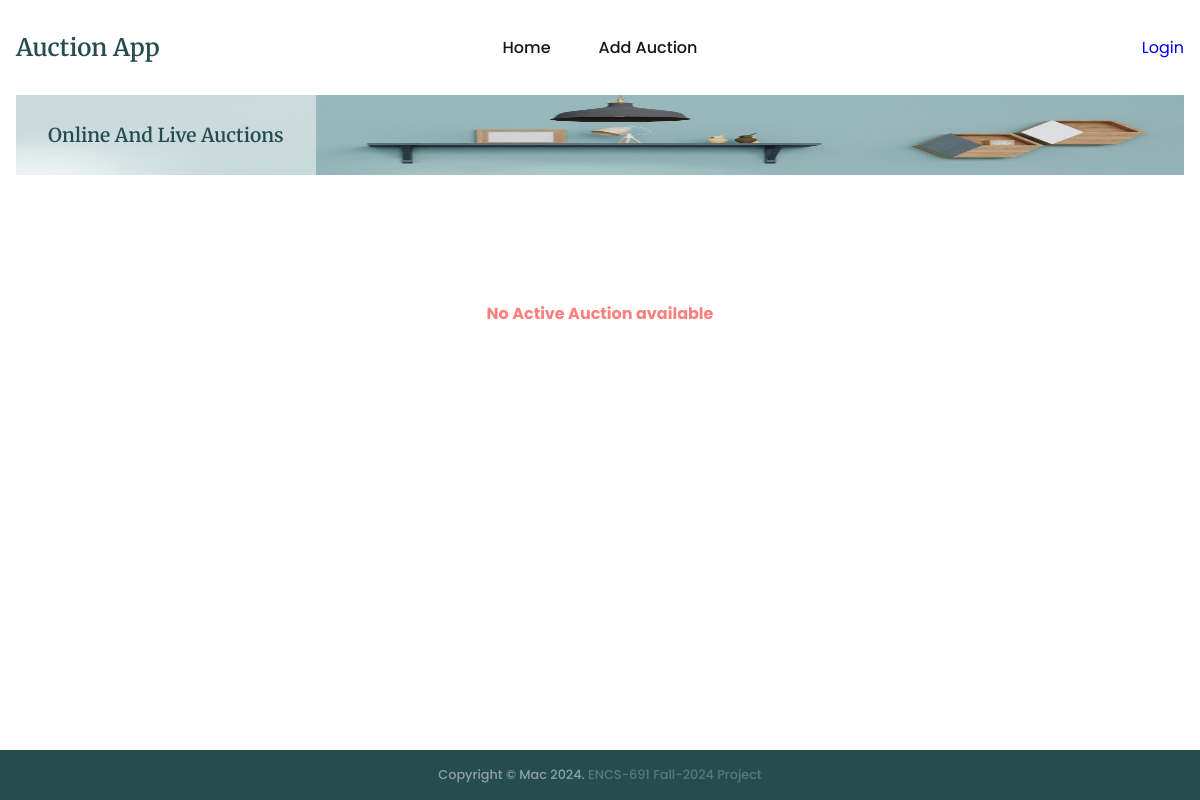
The page // on the database as committed earlier.
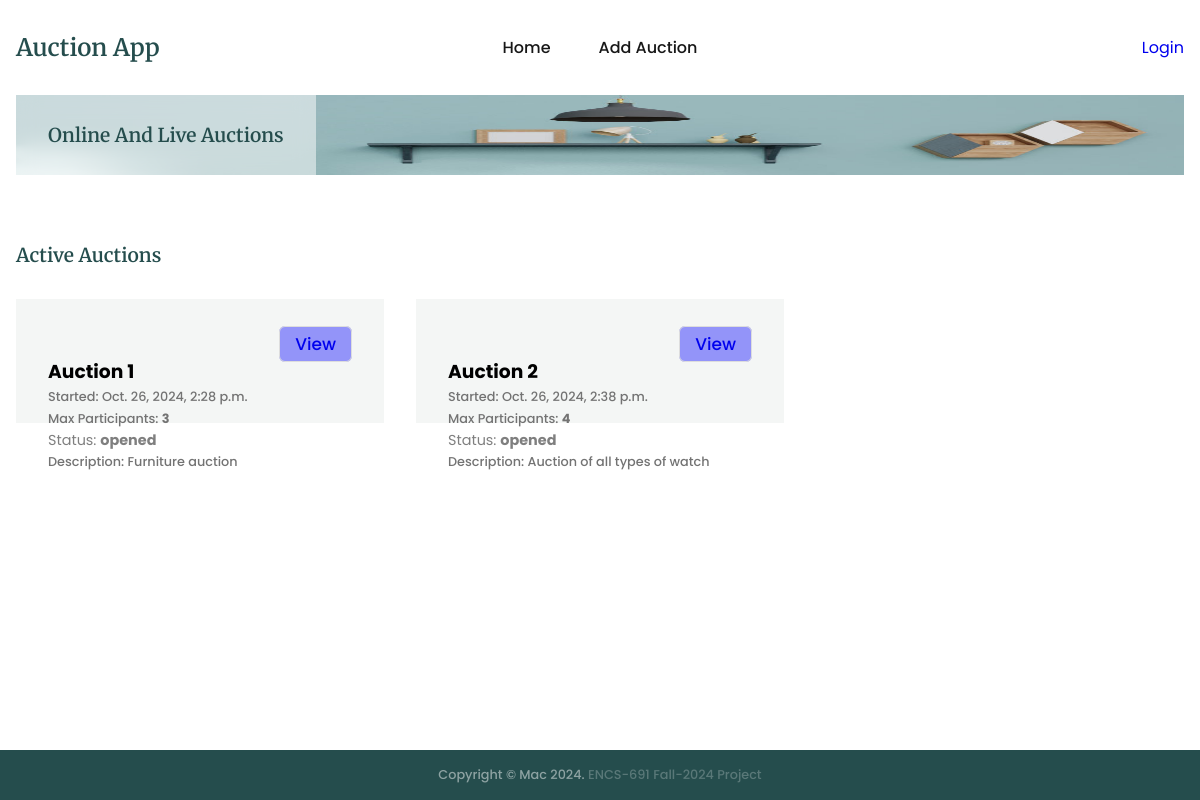
The same page on the database as committed later.
### auctions/models.py (models this page shows, shortened)
class Auction(models.Model):
    name = models.CharField(max_length=200)
    description = models.CharField(max_length=200)
    status = models.CharField(max_length=200, default='opened')
    auction1 = models.CharField(max_length=200, default='0')
    maxparticipant = models.CharField(max_length=200, default='0')
    createdat = models.DateTimeField(default=timezone.now)

### auctions/views.py (the view)
# urls.py: path('', views.index, name='index'),
def index(req):
    context = {'pageOptions':{'page':'index', 'buttonLabel':'View', 'header':'Active Auctions'}}
    try:
        filteredAuction = Auction.objects.filter(status='opened')
    except:
        logging.error('Index: Auctions not found')
        return render(req, 'auctions/index.html', context=context)
    else:
        context['auctions'] = filteredAuction
        return render(req, 'auctions/index.html', context=context)

### templates/auctions/index.html
{% extends "base.html" %}
{% block content %}
<section class="section__container product__container" id="product">
    {% include "auctions/message.html" %}
    {% if auctions and pageOptions %}
    <h4 class="section__header">{{pageOptions.header}}</h4>
    <div class="product__grid">
        {% for auction in auctions %}
        <div class="product__card">
            <div class="btn-div">
                <a class="bid-btn" href="{% url 'auctions:auctionIndex' auction.id %}?page={{pageOptions.page}}">
                    {{pageOptions.buttonLabel}}
                </a>
            </div>
            <h3>{{auction.name}}</h3>
            <p>Started: {{auction.createdat}}</p>
            <p>Max Participants: <strong>{{auction.maxparticipant}}</strong></p>
            <div class="product-status">Status: <strong>{{auction.status}}</strong></div>
            <p>Description: {{auction.description}}</p>
        </div>
        {% endfor %}
        {% else %}
    </div>
    <div class="auction-notice">No Active Auction available</div>
    {% endif %}
</section>
{% endblock %}

### templates/base.html (shortened to what this page needs)
{% load static %}
<!DOCTYPE html>
<html lang="en">
<head>
  <link rel="stylesheet" href="{% static 'css/styles.css' %}" />
</head>
<body>
  <div id="main-container">
    <nav>
      <div class="nav__header">
        <div class="nav__logo">
          <a href="{% url 'auctions:index' %}" class="logo">Auction App</a>
        </div>
      </div>
      <ul class="nav__links" id="nav-links">
        <li><a href="{% url 'auctions:index' %}">Home</a></li>
        <li><a href="{% url 'auctions:addAuction' %}">Add Auction</a></li>
      </ul>
      <div class="nav__notification" id="nav-notification">
        {% if user.is_authenticated %}
        <div class="user-container">
          <div id="systemuser">{{user.username}}</div>
          <div class="display-none" id="user-settings">
            <div class="logout-user" id="logout-user">Logout</div>
            <hr style="margin: 10px 0;" />
            <div class="deregister-user" id="deregister-user">Deregister</div>
          </div>
        </div>
        <div class="notification-icon" hx-get="{% url 'auctions:notification' %}?type=list" hx-target="#modal-content">
          <svg width="30px" height="30px" viewBox="0 0 24 24" fill="none">
            <path
              d="M12.02 2.90991C8.70997 2.90991 6.01997 5.59991 6.01997 8.90991V11.7999C6.01997 12.4099 5.75997 13.3399 5.44997 13.8599L4.29997 15.7699C3.58997 16.9499 4.07997 18.2599 5.37997 18.6999C9.68997 20.1399 14.34 20.1399 18.65 18.6999C19.86 18.2999 20.39 16.8699 19.73 15.7699L18.58 13.8599C18.28 13.3399 18.02 12.4099 18.02 11.7999V8.90991C18.02 5.60991 15.32 2.90991 12.02 2.90991Z"
              stroke="#292D32" stroke-width="1.5" stroke-miterlimit="10" stroke-linecap="round"></path>
            <path
              d="M13.87 3.19994C13.56 3.10994 13.24 3.03994 12.91 2.99994C11.95 2.87994 11.03 2.94994 10.17 3.19994C10.46 2.45994 11.18 1.93994 12.02 1.93994C12.86 1.93994 13.58 2.45994 13.87 3.19994Z"
              stroke="#292D32" stroke-width="1.5" stroke-miterlimit="10" stroke-linecap="round" stroke-linejoin="round">
            </path>
            <path
              d="M15.02 19.0601C15.02 20.7101 13.67 22.0601 12.02 22.0601C11.2 22.0601 10.44 21.7201 9.90002 21.1801C9.36002 20.6401 9.02002 19.8801 9.02002 19.0601"
              stroke="#292D32" stroke-width="1.5" stroke-miterlimit="10"></path>
          </svg>
          <span class="notification-count" hx-get="{% url 'auctions:notification' %}?type=count" hx-trigger="load"
            hx-target=".notification-count">
          </span>
        </div>
        {% else %}
        <a href="{% url 'users:login' %}">Login</a>
        {% endif %}
      </div>
    </nav>
    <header class="section__container header__container" id="home">
      <div class="header__image">
        <img src="{% static 'images/header.png' %}" alt="header" />
      </div>
      <div class="header__content">
        <div>
          <h1>Online And Live Auctions</h1>
        </div>
      </div>
    </header>
    {% block content %}{% endblock %}
  </div>
  <footer class="footer" id="contact">
    <div class="footer__bar">
      Copyright © Mac 2024. <span class="footer-span">ENCS-691 Fall-2024 Project</span>
    </div>
  </footer>
</body>
</html>

### templates/auctions/message.html (shortened to what this page needs)
<div style="width_: 100%; text-align: center; padding-bottom: 20px;">
</div>

### auctions/static/css/styles.css (style rules this page uses)
:root { --primary-color: #254d4d; --text-dark: #171717; --text-light: #737373; --extra-light: #f4f6f5; --white: #ffffff; --max-width: 1200px; --header-font: "Merriweather", serif; }
* { padding: 0; margin: 0; box-sizing: border-box; }
.section__container { max-width: var(--max-width); margin: auto; padding: 3rem 1rem; }
.section__header { margin-bottom: 0.5rem; font-size: 1.2rem; font-weight: 600; font-family: var(--header-font); color: var(--primary-color); }
.logo { font-size: 1.5rem; font-weight: 600; font-family: var(--header-font); }
img { display: flex; width: 100%; height: 150px; }
a { text-decoration: none; transition: 0.3s; }
ul { list-style: none; }
html, body { scroll-behavior: smooth; }
body { font-family: "Poppins", sans-serif; }
nav { position: fixed; isolation: isolate; width: 100%; max-width: var(--max-width); margin-inline: auto; z-index: 9; }
.nav__header { padding: 1rem; width: 100%; display: flex; align-items: center; justify-content: space-between; background-color: var(--primary-color); }
.nav__logo .logo { color: var(--white); }
.nav__links { position: absolute; top: 65px; left: 0; width: 100%; padding: 2rem; display: flex; align-items: center; justify-content: center; flex-direction: column; gap: 2rem; background-color: var(--primary-color); transition: 0.5s; z-index: -1; transform: translateY(-100%); }
.nav__links a { font-weight: 500; color: var(--white); }
.nav__notification { position: relative; flex: 1; display: flex; align-items: center; justify-content: flex-end; gap: 1rem; }
.header__container { display: grid; overflow: hidden; height: 80px; }
.header__image { grid-area: 1/1/2/2; }
.header__image img { max-width: var(--max-width); margin-left: auto; height: 80px; }
.header__content { grid-area: 1/1/2/2; display: flex; align-items: center; height: 80px; }
.header__content>div { padding: 1.8rem 2rem; background-color: rgba(255, 255, 255, 0.5); backdrop-filter: blur(10px); }
.header__content h1 { font-size: 1.2rem; font-weight: 600; font-family: var(--header-font); color: var(--primary-color); }
.product__grid { margin-top: 2rem; display: grid; gap: 2rem; }
.product__card { position: relative; isolation: isolate; padding: 2rem; }
.product__card::before { position: absolute; content: ""; top: 0; left: 0; width: 100%; height: 60%; background-color: var(--extra-light); z-index: -1; transition: 0.3s; }
.product__card p { padding: 2px 0; font-size: 0.8rem; font-weight: 500; color: var(--text-light); }
.product__card .product-status { font-size: 0.9rem; color: rgba(0, 0, 0, 0.5); }
.product__card .btn-div { text-align: end; }
.product__card .bid-btn { font-size: 1.2rem; font-weight: 500; cursor: pointer; padding: 5px 15px; font-size: 17px; border: 1px solid #ddd; border-radius: 6px; outline: none; background-color: rgba(0, 0, 255, 0.4); z-index: 10; position: relative; }
.footer { background-color: var(--primary-color); position: fixed; left: 0; right: 0; bottom: 0; width: 100%; text-align: center; }
.footer__bar { padding: 1rem; font-size: 0.8rem; color: rgba(255, 255, 255, 0.6); opacity: 0.8; font-weight: 500; text-align: center; }
.footer .footer-span { color: rgba(255, 255, 255, 0.3); }
@media (width > 540px) { .product__grid { grid-template-columns: repeat(2, 1fr); } }
@media (width > 768px) { nav { position: static; padding: 2rem 1rem; display: flex; align-items: center; justify-content: space-between; gap: 2rem; } }
@media (width > 768px) { .nav__header { flex: 1; padding: 0; background-color: transparent; } }
@media (width > 768px) { .nav__logo .logo { color: var(--primary-color); } }
@media (width > 768px) { .nav__links { position: static; padding: 0; width: fit-content; flex-direction: row; gap: 3rem; background-color: transparent; transform: none; } }
@media (width > 768px) { .nav__links a { color: var(--text-dark); } }
@media (width > 768px) { .header__container { padding-top: 0; } }
@media (width > 768px) { .product__grid { grid-template-columns: repeat(3, 1fr); } }
::placeholder { text-transform: none; }
a { text-decoration: none; }

Rows that differ between the two databases and show on the page:
added Auction: buttonLabel "View", name "Auction 1", createdat "Oct. 26, 2024, 2:28 p.m.", maxparticipant "3", status "opened", description "Furniture auction"
added Auction: buttonLabel "View", name "Auction 2", createdat "Oct. 26, 2024, 2:38 p.m.", maxparticipant "4", status "opened", description "Auction of all types of watch"
Other text that changed with them:
{{ pageOptions.header }}: (not shown) → "Active Auctions"
text no longer shown: "No Active Auction available"
